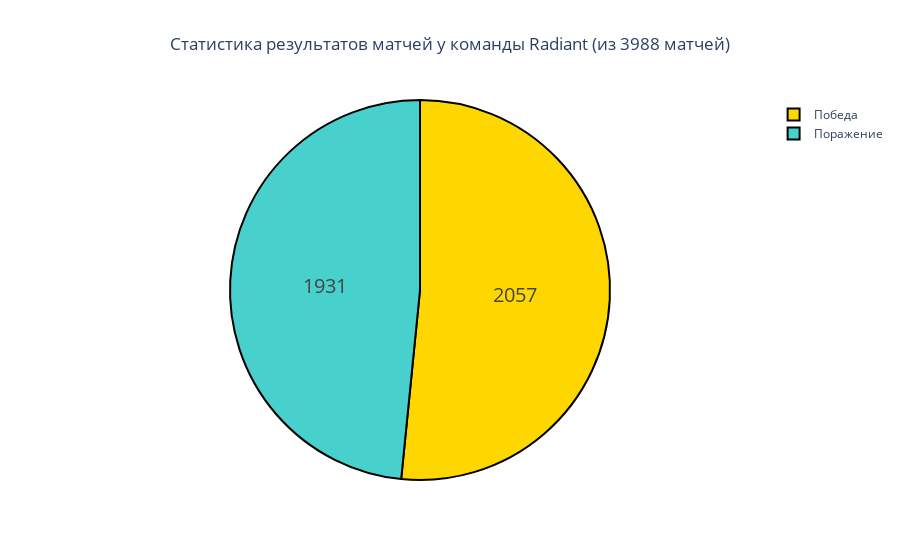

Notebook code for this chart:
### Code cell
import plotly.express as px
colors = ['gold', 'mediumturquoise', 'darkorange', 'lightgreen']
fig = px.pie(radiant_win_dff, values=[r_wins_count, all_games - r_wins_count], title='Статистика результатов матчей у команды Radiant (из 3988 матчей)',
            color_discrete_sequence=px.colors.sequential.RdBu, names=['Победа', 'Поражение'])
fig.update_layout(title_x=0.5)
fig.update_traces(hoverinfo='label+percent', textinfo='value', textfont_size=20,
                  marker=dict(colors=colors, line=dict(color='#000000', width=2)))
fig.show()

### Figure 1 — Plotly figure (JSON) as saved in the notebook; plotly's stock layout.template omitted (floating-point values rounded to 4 significant figures)
{"data": [{"domain": {"x": [0, 1], "y": [0, 1]}, "hoverinfo": "label+percent", "hovertemplate": "label=%{label}<br>value=%{value}<extra></extra>", "labels": ["Победа", "Поражение"], "legendgroup": "", "marker": {"colors": ["gold", "mediumturquoise", "darkorange", "lightgreen"], "line": {"color": "#000000", "width": 2}}, "name": "", "showlegend": true, "textfont": {"size": 20}, "textinfo": "value", "type": "pie", "values": [2057, 1931]}], "layout": {"autosize": true, "legend": {"tracegroupgap": 0}, "piecolorway": ["rgb(103,0,31)", "rgb(178,24,43)", "rgb(214,96,77)", "rgb(244,165,130)", "rgb(253,219,199)", "rgb(247,247,247)", "rgb(209,229,240)", "rgb(146,197,222)", "rgb(67,147,195)", "rgb(33,102,172)", "rgb(5,48,97)"], "title": {"text": "Статистика результатов матчей у команды Radiant (из 3988 матчей)", "x": 0.5}}}
